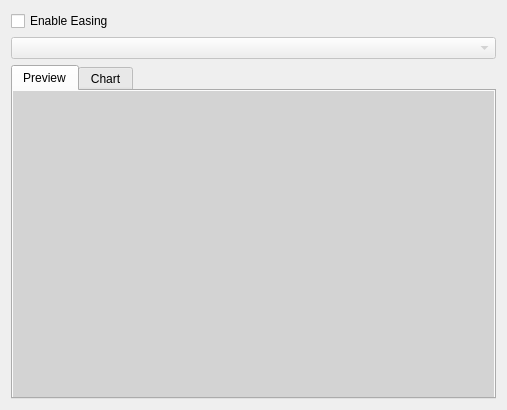
<?xml version="1.0" encoding="UTF-8"?>
<ui version="4.0">
 <class>easing_preview_base</class>
 <widget class="QWidget" name="easing_preview_base">
  <property name="geometry">
   <rect>
    <x>0</x>
    <y>0</y>
    <width>507</width>
    <height>410</height>
   </rect>
  </property>
  <property name="windowTitle">
   <string>Form</string>
  </property>
  <layout class="QGridLayout" name="gridLayout">
   <item row="0" column="0">
    <widget class="QCheckBox" name="enable_easing">
     <property name="text">
      <string>Enable Easing</string>
     </property>
    </widget>
   </item>
   <item row="2" column="0">
    <widget class="QTabWidget" name="tabWidget">
     <property name="currentIndex">
      <number>0</number>
     </property>
     <widget class="QWidget" name="preview_tab">
      <attribute name="title">
       <string>Preview</string>
      </attribute>
      <layout class="QGridLayout" name="gridLayout_3">
       <property name="leftMargin">
        <number>0</number>
       </property>
       <property name="topMargin">
        <number>0</number>
       </property>
       <property name="rightMargin">
        <number>0</number>
       </property>
       <property name="bottomMargin">
        <number>0</number>
       </property>
       <property name="spacing">
        <number>0</number>
       </property>
       <item row="0" column="0">
        <widget class="QWidget" name="easing_preview" native="true">
         <property name="sizePolicy">
          <sizepolicy hsizetype="Expanding" vsizetype="Expanding">
           <horstretch>0</horstretch>
           <verstretch>0</verstretch>
          </sizepolicy>
         </property>
         <property name="minimumSize">
          <size>
           <width>250</width>
           <height>150</height>
          </size>
         </property>
         <property name="autoFillBackground">
          <bool>false</bool>
         </property>
         <property name="styleSheet">
          <string notr="true">background: lightgrey;</string>
         </property>
        </widget>
       </item>
      </layout>
     </widget>
     <widget class="QWidget" name="chart_tab">
      <attribute name="title">
       <string>Chart</string>
      </attribute>
      <layout class="QGridLayout" name="gridLayout_2">
       <property name="leftMargin">
        <number>0</number>
       </property>
       <property name="topMargin">
        <number>0</number>
       </property>
       <property name="rightMargin">
        <number>0</number>
       </property>
       <property name="bottomMargin">
        <number>0</number>
       </property>
       <property name="spacing">
        <number>0</number>
       </property>
       <item row="0" column="0">
        <widget class="PlotWidget" name="chart" native="true"/>
       </item>
      </layout>
     </widget>
    </widget>
   </item>
   <item row="1" column="0">
    <widget class="QComboBox" name="easing_combo">
     <property name="enabled">
      <bool>false</bool>
     </property>
     <property name="toolTip">
      <string>The pan easing will determine the motion 
characteristics of the camera on the Y axis 
as it flies across the scene.</string>
     </property>
    </widget>
   </item>
  </layout>
 </widget>
 <customwidgets>
  <customwidget>
   <class>PlotWidget</class>
   <extends>QWidget</extends>
   <header>pyqtgraph</header>
   <container>1</container>
  </customwidget>
 </customwidgets>
 <resources/>
 <connections>
  <connection>
   <sender>enable_easing</sender>
   <signal>toggled(bool)</signal>
   <receiver>easing_combo</receiver>
   <slot>setEnabled(bool)</slot>
   <hints>
    <hint type="sourcelabel">
     <x>37</x>
     <y>18</y>
    </hint>
    <hint type="destinationlabel">
     <x>53</x>
     <y>52</y>
    </hint>
   </hints>
  </connection>
 </connections>
</ui>
